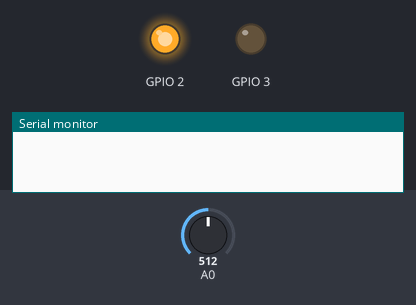
A sketch run on a simulated ESP8266 (NodeMCU). Parts: output pins drawn as LEDs (lit = HIGH), the last lines printed to the serial monitor. The inputs (shaded band) are chosen by the test bench; at power-on: A0 = 512. WiFi joins after 1.5 s; servers stay silent unless stated; no MQTT or app messages arrive unless stated. At 7.9 s the program puts the board to deep sleep or switches it off; the recording ends there.

Above: at 0.1 s.
At 2.1 s:
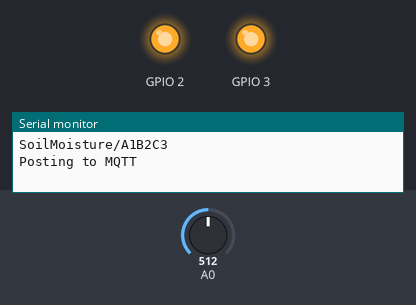
At 3.0 s:
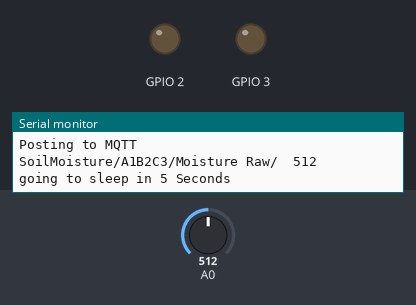
Timing chart, 0 to 4.5 s (numbered marks = the images above):
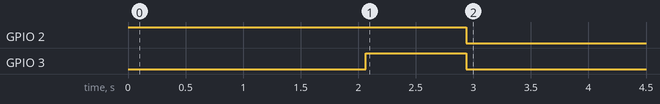

Measured:
- by itself, GPIO 2: LOW → HIGH at 0.00 s, → LOW 2.9 s later
- by itself, GPIO 3: LOW → HIGH at 2.1 s, → LOW 0.87 s later

The sketch:

Garden_Soil_Moisture_Meter_Minimal.ino
```cpp
#include <ESP8266WiFi.h>
#include <PubSubClient.h>

// Update these with values suitable for your network.

const char* ssid = "...";
const char* password = "...";
const char* mqtt_server = "...";

String Name = "SoilMoisture";
String ID;
bool WifiConnected, MQTTConnected = false;

int MinsToSleep = 15 * 60000000;

WiFiClient espClient;
PubSubClient client(espClient);

void setup_wifi() {
  delay(10);
  // We start by connecting to a WiFi network
  // Need to add timeout for this
  Serial.println();
  Serial.print("Connecting to ");
  Serial.println(ssid);

  WiFi.mode(WIFI_STA);
  WiFi.begin(ssid, password);

  int StartTime = millis();
  int CurrentTime = millis();
  while (WiFi.status() != WL_CONNECTED && abs(StartTime - CurrentTime) < 60000) {
    delay(500);
    Serial.print(".");
  }

  randomSeed(micros());

  if (WiFi.status() == WL_CONNECTED) {
    Serial.println("");
    Serial.println("WiFi connected");
    Serial.println("IP address: ");
    Serial.println(WiFi.localIP());
    WifiConnected = true;
  }
  else {
    Serial.println("");
    Serial.println("Can no connect to WiFi");
  }

}

void callback(char* topic, byte* payload, unsigned int length) {
  Serial.print("Message arrived [");
  Serial.print(topic);
  Serial.print("] ");
  for (int i = 0; i < length; i++) {
    Serial.print((char)payload[i]);
  }
  Serial.println();
}

void reconnect() {
  String ClientName = Name + ID;
  int MQttReconnect = 0;
  while (!client.connected() && MQttReconnect < 5) {
    Serial.print("Attempting MQTT connection...");
    // Attempt to connect
    if (client.connect(ClientName.c_str())) {
      Serial.print("connected as ");
      Serial.println(ClientName);
      MQTTConnected = true;
    } else {
      Serial.print("failed, rc=");
      Serial.print(client.state());
      Serial.println(" try again in 5 seconds");
      // Wait 5 seconds before retrying
      delay(5000);
      MQttReconnect += 1;
      MQTTConnected = false;
    }
  }
}

void setup() {
  String MAC = WiFi.macAddress();
  for (int x = 9; x < 17; x++) {
    if (MAC.charAt(x) != ':') {
      ID.concat(MAC.charAt(x));
    }
  }

  pinMode(BUILTIN_LED, OUTPUT);     // Initialize the BUILTIN_LED pin as an output
  pinMode(3,OUTPUT);
  digitalWrite(BUILTIN_LED, HIGH);
  delay(500);
  Serial.begin(115200);
  setup_wifi();
  client.setServer(mqtt_server, 1883);
  client.setCallback(callback);
  if (WifiConnected == true) {
    if (!client.connected()) {
      reconnect();
    }
    client.loop();

    if (MQTTConnected == true) {
      Serial.println(Name + "/" + ID);
      Serial.println("Posting to MQTT");
        ReadMoisture();
    }
    else {
      Serial.println("Could not connect to MQTT Server");
    }
  }

  Serial.println("going to sleep in 5 Seconds");
  digitalWrite(BUILTIN_LED, LOW);
  delay(5000);
  if (WifiConnected == true) {
    ESP.deepSleep(MinsToSleep);
  }
  else {
    ESP.deepSleep(2.5 * 60000000); //try again in 2:30
  }
}

void loop() {
}

void ReadMoisture() {
  digitalWrite(3,HIGH);
  delay(250); // 1/4 second for everything to stablize
  int Sum = 0;
  int Samples = 200;
  for (int x = 0; x < Samples; x++) {
    Sum = Sum + analogRead(A0);
    delay(3); // delay to let the ADC settle before reading again.
  }
  digitalWrite(3,LOW);

  int Average = Sum / Samples;

  String MoistTopic = Name + "/" + ID + "/Moisture Raw/";
  client.publish(MoistTopic.c_str(), String(Average).c_str());
  Serial.println(MoistTopic + "  " + String(Average));
}
```
